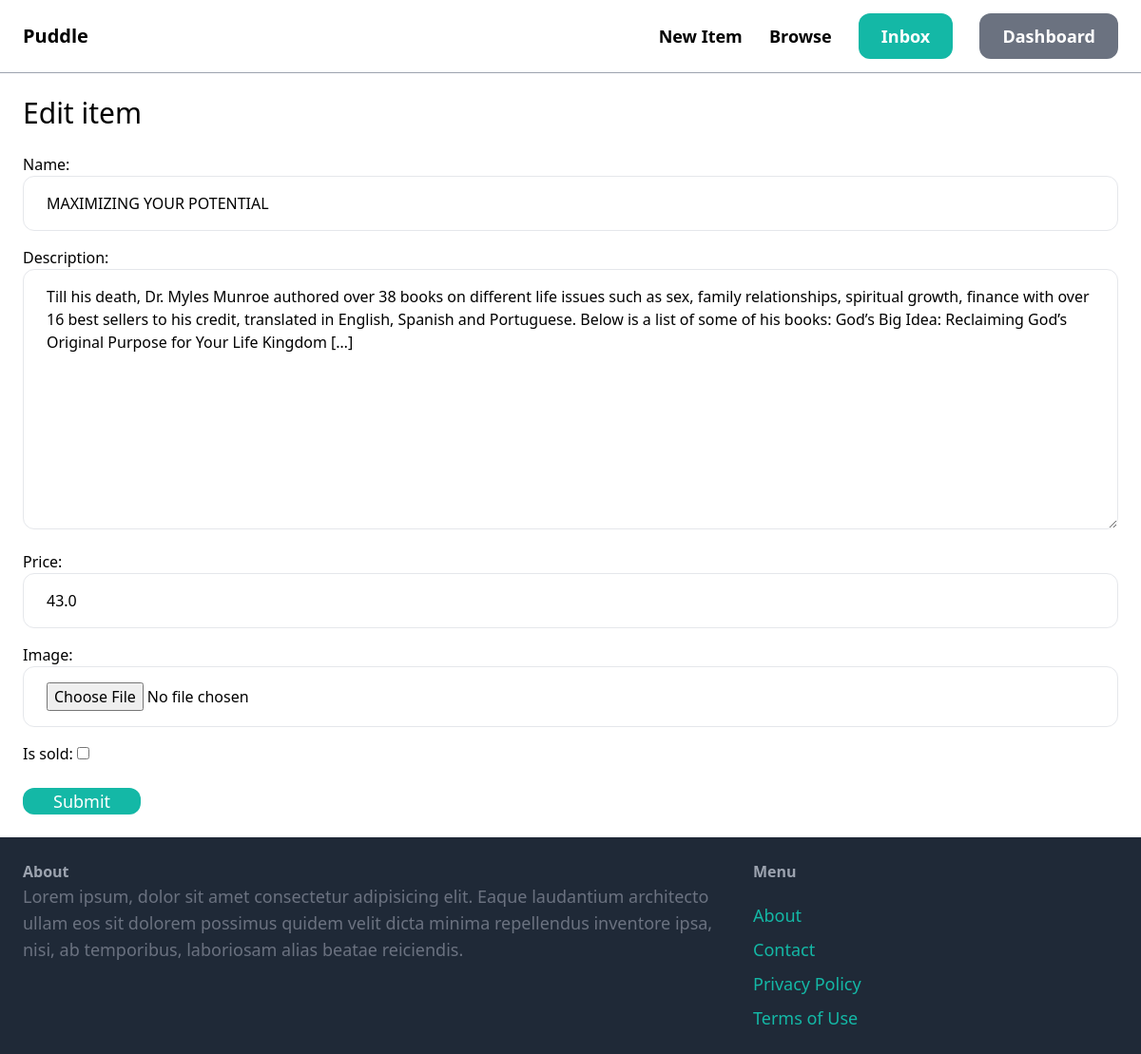
/items/6/edit/ (signed in), run on an earlier commit of the app's database.
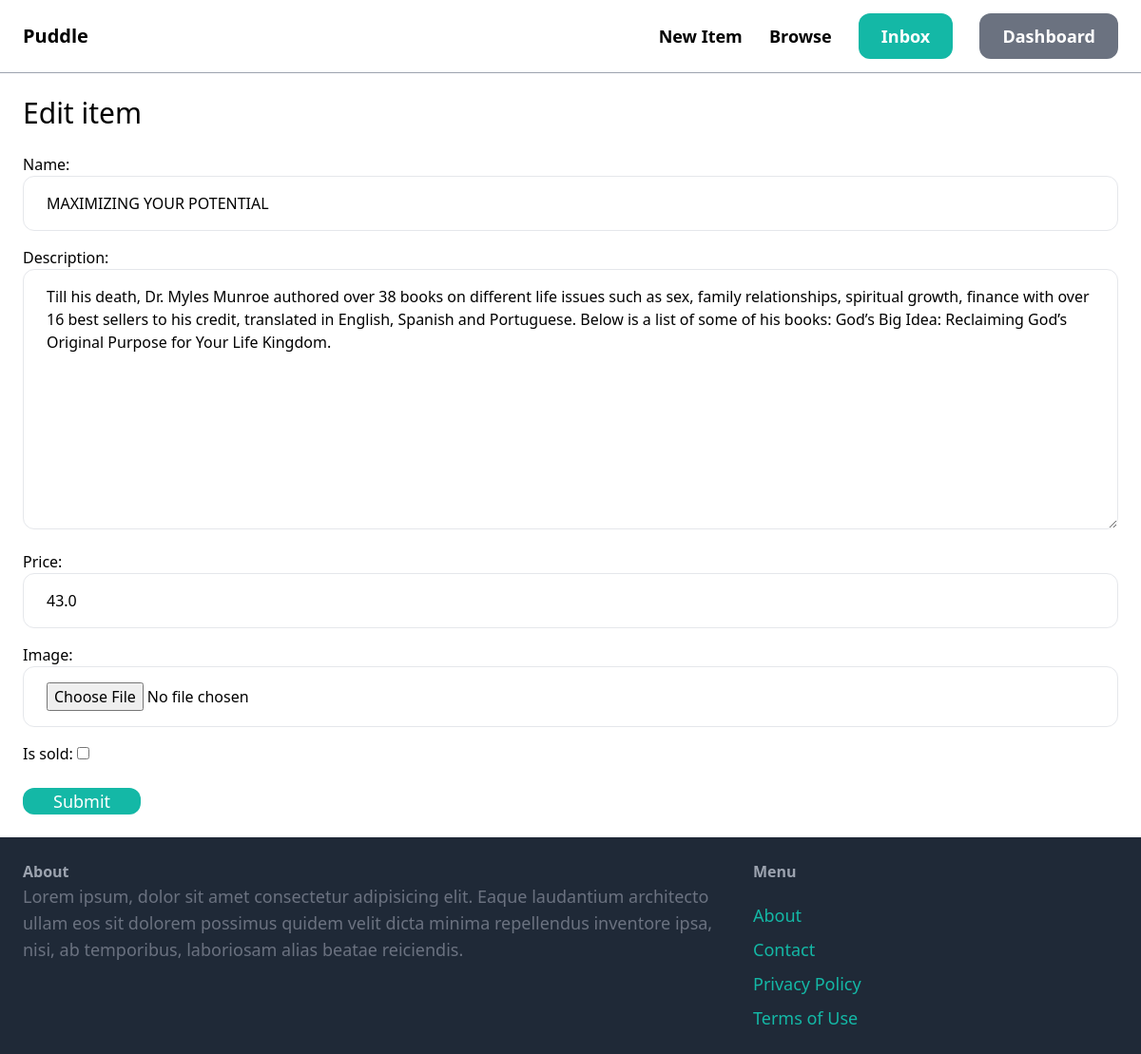
And on a later commit of the database.
### item/models.py (models this page shows, shortened)
class Item(models.Model):
    category = models.ForeignKey(Category, related_name='items', on_delete=models.CASCADE)
    name = models.CharField(max_length=255)
    description = models.TextField(blank=True, null=True)
    price = models.FloatField()
    image = models.ImageField(upload_to='item_images', blank=True, null=True)
    is_sold = models.BooleanField(default=False)
    created_by = models.ForeignKey(User, related_name='items', on_delete=models.CASCADE)
    created_at = models.DateTimeField(auto_now_add=True)

### item/views.py (the view)
# urls.py: path('<int:pk>/edit/', views.edit, name='edit'),
@login_required
def edit(request, pk):
    item = get_object_or_404(Item, pk=pk, created_by=request.user)
    if request.method == 'POST':
        form = EditItemForm(request.POST, request.FILES, instance=item)
        if form.is_valid():
            form.save()
            return redirect('item:detail', pk=item.id)
    else:
        form = EditItemForm(instance=item)
    return render(request, 'item/form.html', {
        'form': form,
        'title': 'Edit item'
    })

### item/forms.py
class EditItemForm(forms.ModelForm):
    class Meta:
        model = Item
        fields = ['name', 'description', 'price', 'image', 'is_sold']
        widgets = {
            'name': forms.TextInput(attrs={
                'class': INPUT_CLASSES
            }),
            'description': forms.Textarea(attrs={
                'class': INPUT_CLASSES
            }),
            'price': forms.TextInput(attrs={
                'class': INPUT_CLASSES
            }),
            'image': forms.FileInput(attrs={
                'class': INPUT_CLASSES
            })
        }

### item/templates/item/form.html (shortened to what this page needs)
{% extends 'core/base.html' %}
{% block content %}
<h1 class="mb-6 text-3xl">{{ title }}</h1>
<form method="post" action="." enctype="multipart/form-data">
    <div class="space-y-4">
        {{form.as_p }}
    </div>
    <button class="mt-6 py4 px-8 text-lg bg-teal-500 hover:bg-teal-700 rounded-xl text-white">Submit</button>
</form>
{% endblock %}

What changed in the data, as far as the page shows it:
changed Item "MAXIMIZING YOUR POTENTIAL": description "…Purpose for Your Life Kingdom […]" → "…Purpose for Your Life Kingdom."
